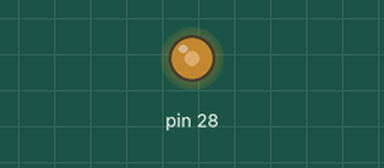
This sketch was run on a simulated Teensy 4. Parts: output pins drawn as LEDs (lit = HIGH).

Above: at 0.1 s.
Timing chart, 0 to 1.6 s (numbered marks = the images above):
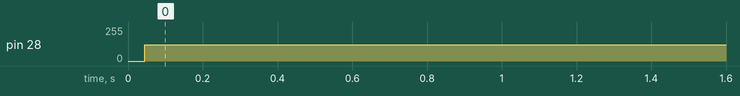

Measured:
- by itself, pin 28: 0/255 → 123/255 at 0.04 s

The sketch:

interrupt.ino
```cpp
/*
Adapted from https://www.pjrc.com/teensy/teensy31.html
the section entitled "12 Bit Analog Output", about using the DAC.
Here's a simple audio waveform generated by a timer interrupt.
*/

#include <TimerOne.h>

#define SAMPLING_FREQ 40000
#define DT (1.0 / SAMPLING_FREQ)
#define DT_USEC ((int) (1000000 * DT))

const double bits32 = 4294967296.0;   // 2 ** 32
const int maxvalue = 1 << 12;
const double f = 440.0;   // A above middle C

uint32_t phase = 0;
const uint32_t dphase = (uint32_t) (bits32 * f / SAMPLING_FREQ);

void setup(void)
{
  analogWriteResolution(12);
  Timer1.initialize(DT_USEC);
  Timer1.attachInterrupt(compute_sample);
}

void compute_sample(void)
{
  uint32_t bit = (((uint32_t) 1) << 31);
  // write the DAC first, to keep timing consistent, as there may be
  // variations in time to compute the next sample
  if (phase & bit) {
    analogWrite(A14, ((~phase) >> 19) & 0xFFF);
  } else {
    analogWrite(A14, (phase >> 19) & 0xFFF);
  }

  phase += dphase;
}

void loop(void)
{
}
```
